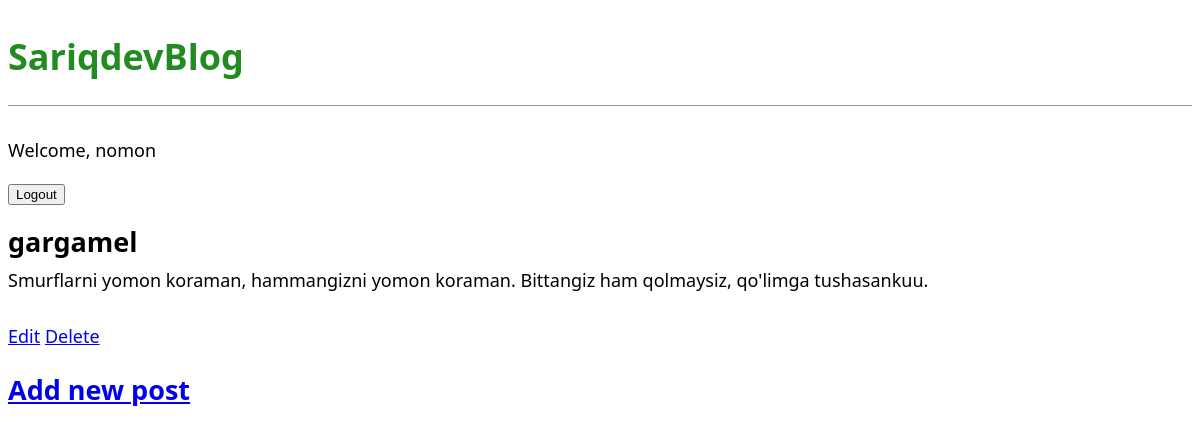
Page /post/2/ (signed in) on the committed database.
### blog/models.py (models this page shows, shortened)
class Post(models.Model):
    title = models.CharField(max_length=200)
    author = models.ForeignKey(
        'auth.User',
        on_delete=models.CASCADE,
    )
    body = models.TextField()

### blog/views.py (the view)
# urls.py: path('post/<int:pk>/', PostDetailView.as_view(), name='post_detail'),
class PostDetailView(DetailView):
    model = Post
    template_name = 'post_detail.html'

### templates/post_detail.html
{% extends 'base.html' %}
{% block content %}
    <div class="post-entry">
        <h2>
            {{ post.title }}
        </h2>
        <p>
            {{ post.body }}
        </p>
    </div>
<a href="{% url 'post_edit' post.pk %}">Edit</a>
<a href="{% url 'post_delete' post.pk %}">Delete</a>
{% endblock content %}

### templates/base.html (shortened to what this page needs)
{% load static %}
<!DOCTYPE html>
<html lang="en">
<head>
    <link rel="stylesheet" href="{% static 'css/base.css' %}">
</head>
<body>
    <header>
        <h1>
            <a href="{% url 'post-list' %}">SariqdevBlog</a>
        </h1>
    </header>
    {% if user.is_authenticated %}
        <p>Welcome, {{user.username}}</p>
        <p>
            <form method="post" action="{% url 'logout' %}">
              <button type="submit">Logout</button>
            </form>
        </p>
    {% else %}
        <p>
            <a href="{% url 'login' %}">Login to website</a>
        </p>
    {% endif %}
    <div>
        {% block content %}
        {% endblock content %}
    </div>
    <footer>
        <h2>
            <a href="{% url 'post-create' %}">Add new post</a>
        </h2>
    </footer>
</body>
</html>

### static/css/base.css (style rules this page uses)
header { border-bottom: 1px solid #999; margin-bottom: 2rem; display: flex; }
body { font-family: "Segoe UI", system-ui, sans-serif; font-size: 18px; }
header h1 a { color: ForestGreen; text-decoration: none; }
.post-entry { margin-bottom: 2rem; }
.post-entry h2 { margin: 0.5rem 0; }
.post-entry p { margin: 0; font-weight: 400; }

### rows in the picture
Post: title "gargamel", body "Smurflarni yomon koraman, hammangizni yomon koraman. Bittangiz ham qolmaysiz, qo'limga tushasankuu."

### other values in the picture
{{ user.username }} "nomon"
